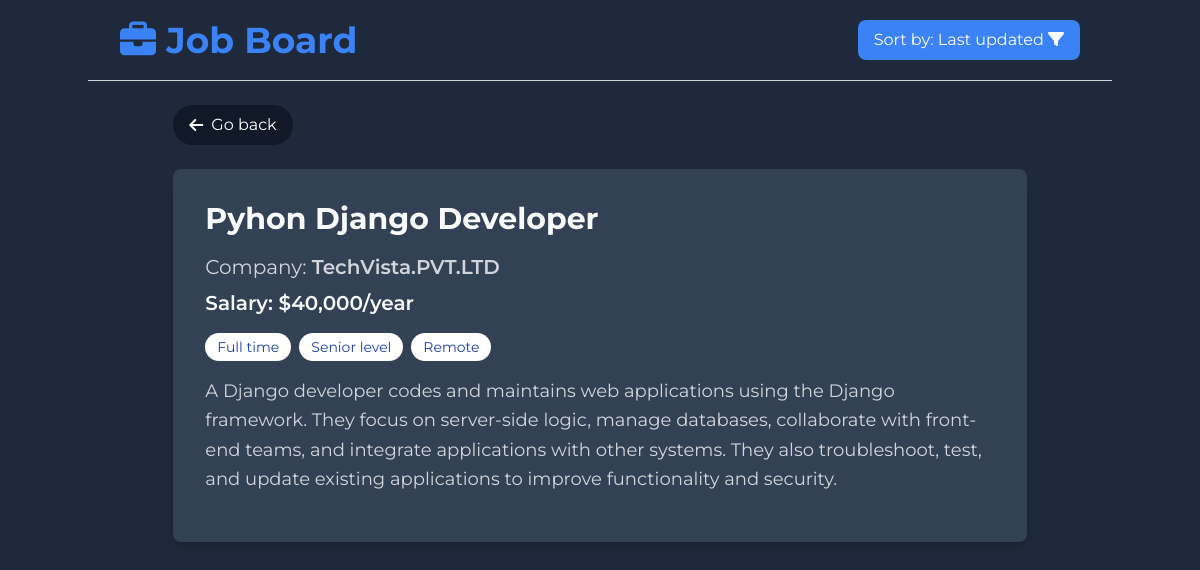
The page /job/6/ on the database its author committed.
### job_board/models.py (models this page shows, shortened)
class JobPosting(models.Model):
    title = models.CharField(max_length=100)
    description = models.TextField()
    company = models.CharField(max_length=100)
    salary = models.IntegerField()
    is_active = models.BooleanField(default=False)

### job_board/views.py (the view)
# urls.py: path('job/<int:pk>/', views.job_detail, name="job_detail"),
def job_detail(request, pk):
    job_posting = get_object_or_404(JobPosting, pk=pk, is_active=True)
    context = {
        'posting': job_posting
    }
    return render(request, 'job_board/details.html', context)

### job_board/templates/job_board/details.html
{% extends "job_board/base.html" %}
{% load humanize %}
{% block content %}
<div class="w-10/12 mx-auto">
    <p class="pb-6">
        <a href="{% url 'home' %}" class="inline-flex items-center gap-2 bg-gray-900 text-white py-2 px-4 rounded-full hover:bg-gray-700 transition-colors">
            <i class="fas fa-arrow-left"></i>
            <span>Go back</span>
        </a>
    </p>
    <div class="rounded-lg shadow-lg p-8" style="background-color: #334155;">
        <h1 class="text-3xl font-bold text-[#F8FAFC] pb-4">{{ posting.title }}</h1>
        <p class="text-xl text-[#D1D5DB] pb-2">Company: <span class="font-semibold">{{ posting.company }}</span></p>
        <p class="text-xl font-semibold text-[#F8FAFC] pb-4">Salary: ${{ posting.salary|intcomma }}/year</p>
        <div class="flex gap-2 flex-wrap pb-4">
            <span class="bg-white text-[#1E40AF] text-sm px-3 py-1 rounded-full">Full time</span>
            <span class="bg-white text-[#1E40AF] text-sm px-3 py-1 rounded-full">Senior level</span>
            <span class="bg-white text-[#1E40AF] text-sm px-3 py-1 rounded-full">Remote</span>
        </div>
        <p class="text-lg text-[#D1D5DB] leading-relaxed pb-4">{{ posting.description }}</p>
    </div>
</div>
{% endblock content %}

### job_board/templates/job_board/base.html (style rules this page uses)
body { font-family: 'Montserrat', sans-serif; background-color: #1e293b; }
a { text-decoration: none; }

### rows shown on the page
JobPosting: title "Pyhon Django Developer", company "TechVista.PVT.LTD", salary "40,000", description "A Django developer codes and maintains web applications using the Django framework. They focus on server-side logic, manage databases, collaborate with front-end teams, and integrate applications with other systems. They also troubleshoot, test, and update existing applications to improve functionality and security."
